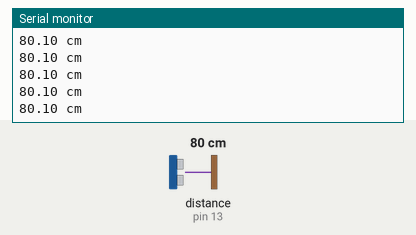
This sketch was run on a simulated Arduino Uno, built with avr-gcc and run on an emulated ATmega328P. Shown: the last lines printed to the serial monitor. Wiring (inferred from the names in the program): ultrasonic range finder: trigger pin 12; echo pin 13. The test bench sets the inputs (shaded band); at power-on: distance to the obstacle (sensor on pin 13) 80 cm. The echo pulse lasts 58.3 µs per cm.

Above: at 1.2 s.
1.3 s: distance to the obstacle (sensor on pin 13) set to 120 cm
At 1.49 s:
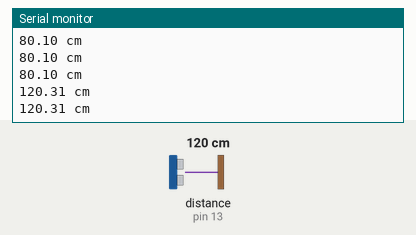
4.3 s: distance to the obstacle (sensor on pin 13) set to 2 cm
At 4.3 s:
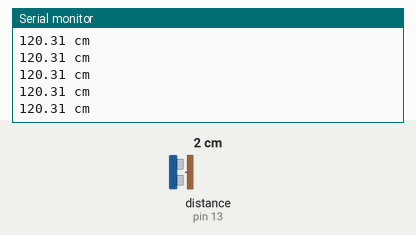
Timing chart, 0 to 7.3 s (numbered marks = the images above; inputs shaded):
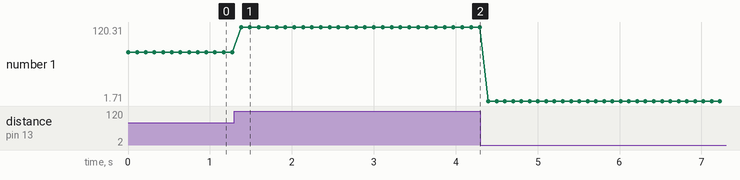

The sketch:

Ultrasonic.ino
```cpp
int pingPin = 12; // Trigger pin of the ultrasonic sensor
int echoPin = 13; // Echo pin of the ultrasonic sensor

void setup()
{
Serial.begin(9600); // Start serial communication

pinMode(pingPin, OUTPUT); // Set trigger pin as OUTPUT
pinMode(echoPin, INPUT); // Set echo pin as INPUT
}

void loop()
{
long duration;
float cm;

// Send a 10-microsecond pulse to the trigger pin
digitalWrite(pingPin, LOW);
delayMicroseconds(2);
digitalWrite(pingPin, HIGH);
delayMicroseconds(10);
digitalWrite(pingPin, LOW);

// Measure the duration of the echo pulse
duration = pulseIn(echoPin, HIGH, 30000);

// Calculate distance in centimeters
cm = duration / 58.0;

// Display the distance on the Serial Monitor
Serial.print(cm);
Serial.println(" cm");
delay(100);
}
```

Measured:
- after the input at 1.3 s, the serial monitor: prints a new line after 0.08 s (image 1)
- plotted number 1: 80.1 → 120.31 after the input at 1.3 s, 120.31 → 1.71 after the input at 4.3 s
